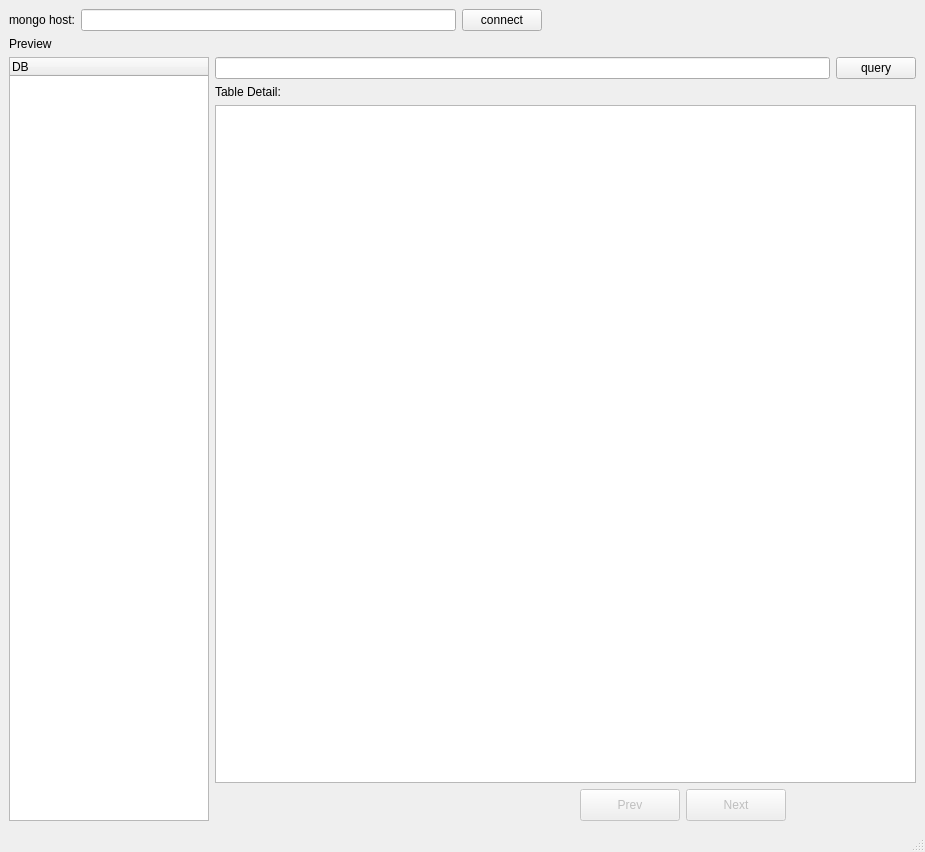
<?xml version="1.0" encoding="UTF-8"?>
<ui version="4.0">
 <class>MainWindow</class>
 <widget class="QMainWindow" name="MainWindow">
  <property name="geometry">
   <rect>
    <x>0</x>
    <y>0</y>
    <width>925</width>
    <height>852</height>
   </rect>
  </property>
  <property name="windowTitle">
   <string>MainWindow</string>
  </property>
  <widget class="QWidget" name="centralwidget">
   <property name="enabled">
    <bool>true</bool>
   </property>
   <property name="sizePolicy">
    <sizepolicy hsizetype="Preferred" vsizetype="Preferred">
     <horstretch>0</horstretch>
     <verstretch>0</verstretch>
    </sizepolicy>
   </property>
   <property name="cursor">
    <cursorShape>ArrowCursor</cursorShape>
   </property>
   <property name="layoutDirection">
    <enum>Qt::LeftToRight</enum>
   </property>
   <property name="autoFillBackground">
    <bool>false</bool>
   </property>
   <layout class="QVBoxLayout" name="verticalLayout_5">
    <item>
     <layout class="QVBoxLayout" name="verticalLayout_main">
      <property name="sizeConstraint">
       <enum>QLayout::SetMaximumSize</enum>
      </property>
      <item>
       <layout class="QHBoxLayout" name="horizontall_up">
        <item>
         <widget class="QLabel" name="label">
          <property name="text">
           <string>mongo host:</string>
          </property>
         </widget>
        </item>
        <item>
         <widget class="QLineEdit" name="mongoHost"/>
        </item>
        <item>
         <widget class="QPushButton" name="connectBtn">
          <property name="text">
           <string>connect</string>
          </property>
         </widget>
        </item>
        <item>
         <spacer name="horizontalSpacer">
          <property name="orientation">
           <enum>Qt::Horizontal</enum>
          </property>
          <property name="sizeHint" stdset="0">
           <size>
            <width>40</width>
            <height>20</height>
           </size>
          </property>
         </spacer>
        </item>
       </layout>
      </item>
      <item>
       <layout class="QHBoxLayout" name="horizontalLayout">
        <item>
         <widget class="QLabel" name="preview">
          <property name="text">
           <string>Preview</string>
          </property>
         </widget>
        </item>
        <item>
         <widget class="QLabel" name="querytime">
          <property name="text">
           <string/>
          </property>
         </widget>
        </item>
       </layout>
      </item>
      <item>
       <layout class="QHBoxLayout" name="horizontal_down">
        <item>
         <widget class="QTreeWidget" name="treeWidget">
          <property name="enabled">
           <bool>true</bool>
          </property>
          <property name="maximumSize">
           <size>
            <width>200</width>
            <height>16777215</height>
           </size>
          </property>
          <property name="baseSize">
           <size>
            <width>0</width>
            <height>0</height>
           </size>
          </property>
          <column>
           <property name="text">
            <string>DB</string>
           </property>
          </column>
         </widget>
        </item>
        <item>
         <layout class="QVBoxLayout" name="verticall_down_right">
          <item>
           <layout class="QHBoxLayout" name="horizontalLayout_2">
            <item>
             <widget class="QLineEdit" name="query"/>
            </item>
            <item>
             <widget class="QPushButton" name="querybtn">
              <property name="text">
               <string>query</string>
              </property>
             </widget>
            </item>
           </layout>
          </item>
          <item>
           <widget class="QLabel" name="viewDetailLabel">
            <property name="text">
             <string>Table Detail:</string>
            </property>
           </widget>
          </item>
          <item>
           <widget class="QTableView" name="tableview"/>
          </item>
          <item>
           <layout class="QHBoxLayout" name="paginationLayoutDown">
            <item alignment="Qt::AlignRight">
             <widget class="QLabel" name="paginationinfo">
              <property name="text">
               <string/>
              </property>
             </widget>
            </item>
            <item alignment="Qt::AlignRight">
             <widget class="QPushButton" name="prevBtn">
              <property name="enabled">
               <bool>false</bool>
              </property>
              <property name="minimumSize">
               <size>
                <width>100</width>
                <height>0</height>
               </size>
              </property>
              <property name="maximumSize">
               <size>
                <width>100</width>
                <height>100</height>
               </size>
              </property>
              <property name="text">
               <string>Prev</string>
              </property>
              <property name="checkable">
               <bool>false</bool>
              </property>
              <property name="autoDefault">
               <bool>false</bool>
              </property>
              <property name="default">
               <bool>false</bool>
              </property>
              <property name="flat">
               <bool>false</bool>
              </property>
             </widget>
            </item>
            <item alignment="Qt::AlignLeft">
             <widget class="QPushButton" name="nextBtn">
              <property name="enabled">
               <bool>false</bool>
              </property>
              <property name="minimumSize">
               <size>
                <width>100</width>
                <height>32</height>
               </size>
              </property>
              <property name="maximumSize">
               <size>
                <width>100</width>
                <height>100</height>
               </size>
              </property>
              <property name="text">
               <string>Next</string>
              </property>
             </widget>
            </item>
           </layout>
          </item>
         </layout>
        </item>
       </layout>
      </item>
     </layout>
    </item>
   </layout>
  </widget>
  <widget class="QMenuBar" name="menubar">
   <property name="geometry">
    <rect>
     <x>0</x>
     <y>0</y>
     <width>925</width>
     <height>22</height>
    </rect>
   </property>
  </widget>
  <widget class="QStatusBar" name="statusbar"/>
 </widget>
 <resources/>
 <connections/>
</ui>
